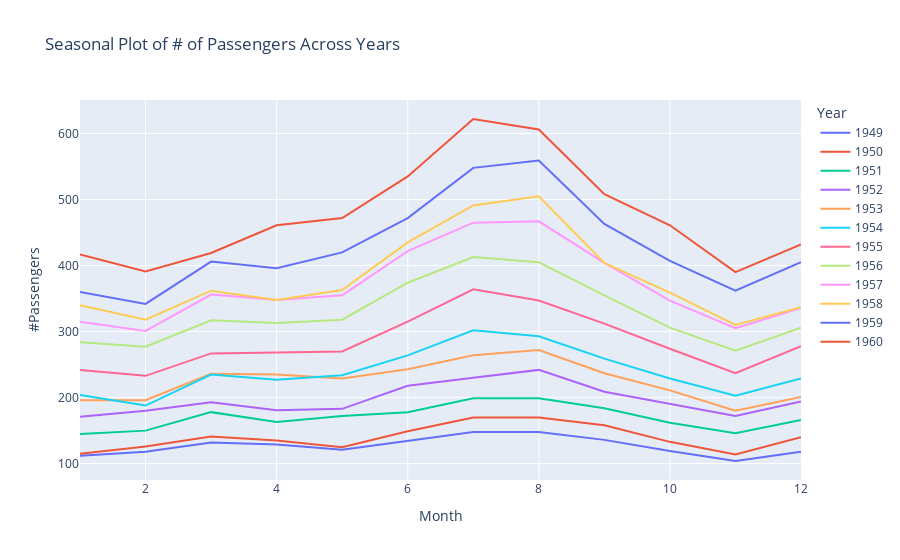

Here is the notebook cell this chart was saved with:
### Markdown cell above
#### Seasonal Plot
The annual mode seen in the previous line graph is explained here in this seasonal plot; each summer the number of passengers increases. This is likely due to summer vacations and people wanting to travel when climate is nice. The lowest travel points are in winter, right before December, then again in February. There's a small increase during the holidays in December likely due to Western passengers travelling to see family.

### Code cell
data['Month'] = data.index.month
data['Year'] = data.index.year

# seasonal plot
def interactive_seasonal_plot():
    fig = px.line(data, x='Month', y='#Passengers', color='Year', title="Seasonal Plot of # of Passengers Across Years")
    fig.show()

interactive_seasonal_plot()

### Figure 1 — Plotly figure (JSON) as saved in the notebook; plotly's stock layout.template omitted (floating-point values rounded to 4 significant figures)
{"data": [{"hovertemplate": "Year=1949<br>Month=%{x}<br>#Passengers=%{y}<extra></extra>", "legendgroup": "1949", "line": {"color": "#636efa", "dash": "solid"}, "marker": {"symbol": "circle"}, "mode": "lines", "name": "1949", "orientation": "v", "showlegend": true, "type": "scatter", "x": [1, 2, 3, 4, 5, 6, 7, 8, 9, 10, 11, 12], "xaxis": "x", "y": [112, 118, 132, 129, 121, 135, 148, 148, 136, 119, 104, 118], "yaxis": "y"}, {"hovertemplate": "Year=1950<br>Month=%{x}<br>#Passengers=%{y}<extra></extra>", "legendgroup": "1950", "line": {"color": "#EF553B", "dash": "solid"}, "marker": {"symbol": "circle"}, "mode": "lines", "name": "1950", "orientation": "v", "showlegend": true, "type": "scatter", "x": [1, 2, 3, 4, 5, 6, 7, 8, 9, 10, 11, 12], "xaxis": "x", "y": [115, 126, 141, 135, 125, 149, 170, 170, 158, 133, 114, 140], "yaxis": "y"}, {"hovertemplate": "Year=1951<br>Month=%{x}<br>#Passengers=%{y}<extra></extra>", "legendgroup": "1951", "line": {"color": "#00cc96", "dash": "solid"}, "marker": {"symbol": "circle"}, "mode": "lines", "name": "1951", "orientation": "v", "showlegend": true, "type": "scatter", "x": [1, 2, 3, 4, 5, 6, 7, 8, 9, 10, 11, 12], "xaxis": "x", "y": [145, 150, 178, 163, 172, 178, 199, 199, 184, 162, 146, 166], "yaxis": "y"}, {"hovertemplate": "Year=1952<br>Month=%{x}<br>#Passengers=%{y}<extra></extra>", "legendgroup": "1952", "line": {"color": "#ab63fa", "dash": "solid"}, "marker": {"symbol": "circle"}, "mode": "lines", "name": "1952", "orientation": "v", "showlegend": true, "type": "scatter", "x": [1, 2, 3, 4, 5, 6, 7, 8, 9, 10, 11, 12], "xaxis": "x", "y": [171, 180, 193, 181, 183, 218, 230, 242, 209, 191, 172, 194], "yaxis": "y"}, {"hovertemplate": "Year=1953<br>Month=%{x}<br>#Passengers=%{y}<extra></extra>", "legendgroup": "1953", "line": {"color": "#FFA15A", "dash": "solid"}, "marker": {"symbol": "circle"}, "mode": "lines", "name": "1953", "orientation": "v", "showlegend": true, "type": "scatter", "x": [1, 2, 3, 4, 5, 6, 7, 8, 9, 10, 11, 12], "xaxis": "x", "y": [196, 196, 236, 235, 229, 243, 264, 272, 237, 211, 180, 201], "yaxis": "y"}, {"hovertemplate": "Year=1954<br>Month=%{x}<br>#Passengers=%{y}<extra></extra>", "legendgroup": "1954", "line": {"color": "#19d3f3", "dash": "solid"}, "marker": {"symbol": "circle"}, "mode": "lines", "name": "1954", "orientation": "v", "showlegend": true, "type": "scatter", "x": [1, 2, 3, 4, 5, 6, 7, 8, 9, 10, 11, 12], "xaxis": "x", "y": [204, 188, 235, 227, 234, 264, 302, 293, 259, 229, 203, 229], "yaxis": "y"}, {"hovertemplate": "Year=1955<br>Month=%{x}<br>#Passengers=%{y}<extra></extra>", "legendgroup": "1955", "line": {"color": "#FF6692", "dash": "solid"}, "marker": {"symbol": "circle"}, "mode": "lines", "name": "1955", "orientation": "v", "showlegend": true, "type": "scatter", "x": [1, 2, 3, 4, 5, 6, 7, 8, 9, 10, 11, 12], "xaxis": "x", "y": [242, 233, 267, 269, 270, 315, 364, 347, 312, 274, 237, 278], "yaxis": "y"}, {"hovertemplate": "Year=1956<br>Month=%{x}<br>#Passengers=%{y}<extra></extra>", "legendgroup": "1956", "line": {"color": "#B6E880", "dash": "solid"}, "marker": {"symbol": "circle"}, "mode": "lines", "name": "1956", "orientation": "v", "showlegend": true, "type": "scatter", "x": [1, 2, 3, 4, 5, 6, 7, 8, 9, 10, 11, 12], "xaxis": "x", "y": [284, 277, 317, 313, 318, 374, 413, 405, 355, 306, 271, 306], "yaxis": "y"}, {"hovertemplate": "Year=1957<br>Month=%{x}<br>#Passengers=%{y}<extra></extra>", "legendgroup": "1957", "line": {"color": "#FF97FF", "dash": "solid"}, "marker": {"symbol": "circle"}, "mode": "lines", "name": "1957", "orientation": "v", "showlegend": true, "type": "scatter", "x": [1, 2, 3, 4, 5, 6, 7, 8, 9, 10, 11, 12], "xaxis": "x", "y": [315, 301, 356, 348, 355, 422, 465, 467, 404, 347, 305, 336], "yaxis": "y"}, {"hovertemplate": "Year=1958<br>Month=%{x}<br>#Passengers=%{y}<extra></extra>", "legendgroup": "1958", "line": {"color": "#FECB52", "dash": "solid"}, "marker": {"symbol": "circle"}, "mode": "lines", "name": "1958", "orientation": "v", "showlegend": true, "type": "scatter", "x": [1, 2, 3, 4, 5, 6, 7, 8, 9, 10, 11, 12], "xaxis": "x", "y": [340, 318, 362, 348, 363, 435, 491, 505, 404, 359, 310, 337], "yaxis": "y"}, {"hovertemplate": "Year=1959<br>Month=%{x}<br>#Passengers=%{y}<extra></extra>", "legendgroup": "1959", "line": {"color": "#636efa", "dash": "solid"}, "marker": {"symbol": "circle"}, "mode": "lines", "name": "1959", "orientation": "v", "showlegend": true, "type": "scatter", "x": [1, 2, 3, 4, 5, 6, 7, 8, 9, 10, 11, 12], "xaxis": "x", "y": [360, 342, 406, 396, 420, 472, 548, 559, 463, 407, 362, 405], "yaxis": "y"}, {"hovertemplate": "Year=1960<br>Month=%{x}<br>#Passengers=%{y}<extra></extra>", "legendgroup": "1960", "line": {"color": "#EF553B", "dash": "solid"}, "marker": {"symbol": "circle"}, "mode": "lines", "name": "1960", "orientation": "v", "showlegend": true, "type": "scatter", "x": [1, 2, 3, 4, 5, 6, 7, 8, 9, 10, 11, 12], "xaxis": "x", "y": [417, 391, 419, 461, 472, 535, 622, 606, 508, 461, 390, 432], "yaxis": "y"}], "layout": {"legend": {"title": {"text": "Year"}, "tracegroupgap": 0}, "title": {"text": "Seasonal Plot of # of Passengers Across Years"}, "xaxis": {"anchor": "y", "domain": [0, 1], "title": {"text": "Month"}}, "yaxis": {"anchor": "x", "domain": [0, 1], "title": {"text": "#Passengers"}}}}
